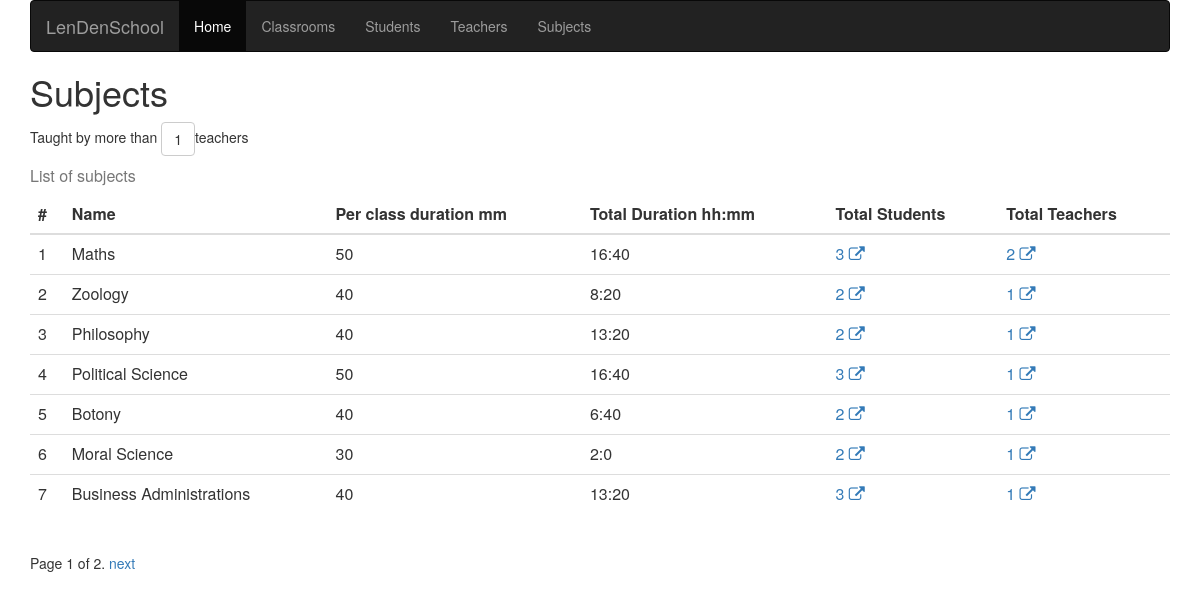
Screenshot of /school/subjects/ with the database file from the repository.
### school/models.py (models this page shows, shortened)
class Subject(models.Model):
    name = models.CharField(max_length=30)
    total_duration = models.IntegerField(
            help_text='Total duration in minutes')
    per_class_duration = models.IntegerField(default=30,
            validators=[MaxValueValidator(60), MinValueValidator(30)],
            help_text='Per class duration in minutes')
    @property
    def total_teachers(self):
        return Teacher.objects.filter(
            subjects__pk=self.pk).distinct().count()
    @property
    def total_students(self):
        return Student.objects.filter(
            subjects__pk=self.pk).distinct().count()
    @property
    def total_duration_hours(self):
        if not self.total_duration:
            self.total_duration = 0
        hours = int(self.total_duration/60)
        minutes = self.total_duration%60
        return str(hours) + ':' + str(minutes)

### school/views.py (the view, shortened to what this page needs)
# urls.py: path('subjects/', SubjectListView.as_view(), name='subject-list'),
class SubjectListView(ListView):
    model = Subject
    paginate_by = 7
    template_name = 'subject_list.html'
    def get_queryset(self, **kwargs):
        queryset = super().get_queryset()
        params = {}
        if params:
            return queryset.filter(**params).distinct()
        return queryset
    @CustomDecorators.paginate
    def get_context_data(self, **kwargs):
        context = self.__class__.context
        if self.request.GET.get('taught_by'):
            context['teacher_check'] = True
        return context

### lendenclub/utils.py (called while the page is built)
    @staticmethod
    def paginate(get_context_data):
        @wraps(get_context_data)
        def wrapper(self, *args, **kwargs):
            self.__class__.context = super(self.__class__, self).get_context_data(**kwargs)
            self.__class__.context['now'] = datetime.now()
            object_list = self.__class__.model.objects.all()
            paginator = Paginator(object_list, self.__class__.paginate_by)
            page = self.request.GET.get('page')
            try:
                current_objects = paginator.page(page)
            except PageNotAnInteger:
                current_objects = paginator.page(1)
            except EmptyPage:
                current_objects = paginator.page(paginator.num_pages)
            self.__class__.context['object_list'] = current_objects
            return get_context_data(self)
        return wrapper

### school/templates/subject_list.html (shortened to what this page needs)
<html>
<head>
  <link rel="stylesheet" href="https://maxcdn.bootstrapcdn.com/bootstrap/3.4.1/css/bootstrap.min.css">
  <link rel="stylesheet" href="https://cdnjs.cloudflare.com/ajax/libs/font-awesome/4.7.0/css/font-awesome.min.css">
</head>
<body class="container">
<nav class="navbar navbar-inverse">
  <div class="container-fluid">
    <div class="navbar-header">
      <a class="navbar-brand" href="{% url 'classroom-list' %}">LenDenSchool</a>
    </div>
    <ul class="nav navbar-nav">
      <li class="active"><a href="{% url 'classroom-list' %}">Home</a></li>
      <li><a href="{% url 'classroom-list' %}">Classrooms</a></li>
      <li><a href="{% url 'student-list' %}">Students</a></li>
      <li><a href="{% url 'teacher-list' %}">Teachers</a></li>
      <li><a href="{% url 'subject-list' %}">Subjects</a></li>
    </ul>
  </div>
</nav>
<h1>Subjects</h1>
 <table class="table">
  <caption>List of subjects</caption>
  {% if teacher_check %}
    Taught by more than <a href="{% url 'subject-list' %}" class="btn btn-danger">1</a> teachers
  {% else %}
    Taught by more than <a href="{% url 'subject-list' %}?taught_by=1" class="btn btn-default">1</a> teachers
  {% endif %}
  <thead>
    <tr>
      <th scope="col">#</th>
      <th scope="col">Name</th>
      <th scope="col">Per class duration mm</th>
      <th scope="col">Total Duration hh:mm</th>
      <th scope="col">Total Students</th>
      <th scope="col">Total Teachers</th>
    </tr>
  </thead>
  <tbody>
    {% for subject in subject_list %}
      <tr>
        <td scope="row">{{forloop.counter}}</td>
        <td>{{ subject.name|title }}</td>
        <td>{{ subject.per_class_duration }}</td>
        <td>{{ subject.total_duration_hours }}</td>
        <td><a href="{% url 'student-list' %}?student={{ subject.pk|urlencode }}">{{ subject.total_students }}&nbsp;<i class="fa fa-external-link"></a></td>
        <td><a href="{% url 'teacher-list' %}?student={{ subject.pk|urlencode }}">{{ subject.total_teachers }}&nbsp;<i class="fa fa-external-link"></a></td>
      </tr>
    {% empty %}
      <p>No subjects yet.</p>
    {% endfor %}
  </tbody>
</table>
 {% if is_paginated %}
    <div class="pagination">
        <span class="page-links">
            <span class="page-current">
                Page {{ page_obj.number }} of {{ page_obj.paginator.num_pages }}.
            </span>
            {% if page_obj.has_next %}
                <a href="?page={{ page_obj.next_page_number }}">next</a>
            {% endif %}
        </span>
    </div>
  {% endif %}
</html>

### rows the page displays
Subject: name "Maths", per_class_duration "50", total_duration_hours "16:40", total_students "3", total_teachers "2"
Subject: name "Zoology", per_class_duration "40", total_duration_hours "8:20", total_students "2", total_teachers "1"
Subject: name "Philosophy", per_class_duration "40", total_duration_hours "13:20", total_students "2", total_teachers "1"
Subject: name "Political Science", per_class_duration "50", total_duration_hours "16:40", total_students "3", total_teachers "1"
Subject: name "Botony", per_class_duration "40", total_duration_hours "6:40", total_students "2", total_teachers "1"
Subject: name "Moral Science", per_class_duration "30", total_duration_hours "2:0", total_students "2", total_teachers "1"
Subject: name "Business Administrations", per_class_duration "40", total_duration_hours "13:20", total_students "3", total_teachers "1"

### other values shown
{{ page_obj.number }} "1"
{{ page_obj.paginator.num_pages }} "2"
